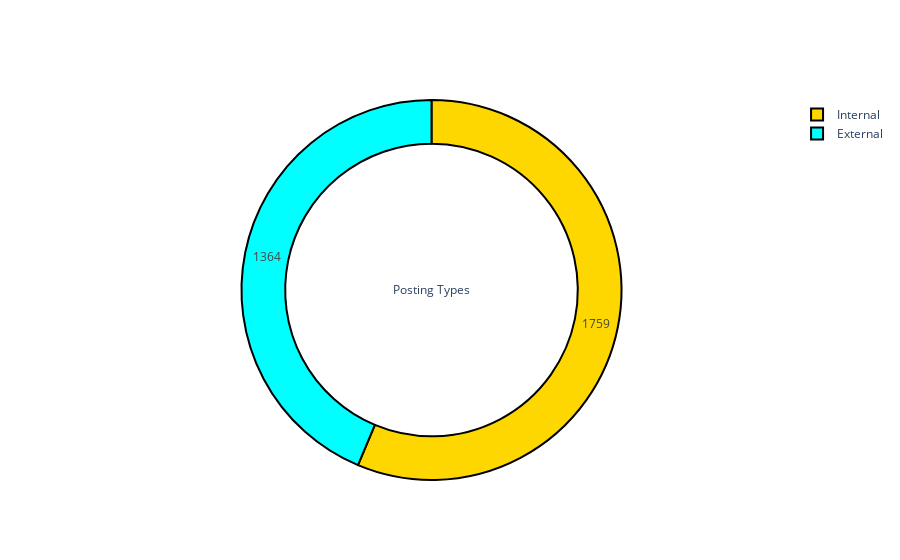

The cell this chart's notebook holds for it:
### Markdown cell above
<div align='center'><font size="5" color="#ff3fb5">Posting Types</font></div>

### Code cell
py.iplot([pie_plot(df['Posting Type'].value_counts(), ['gold', 'cyan'], 'Posting Types')])

### Figure 1 — Plotly figure (JSON) as saved in the notebook; plotly's stock layout.template omitted (floating-point values rounded to 4 significant figures)
{"data": [{"hole": 0.77, "hoverinfo": "label+percent", "labels": ["Internal", "External"], "marker": {"colors": ["gold", "cyan"], "line": {"color": "#000000", "width": 2}}, "textinfo": "value", "textposition": "inside", "title": {"text": "Posting Types"}, "type": "pie", "values": [1759, 1364]}], "layout": {}}
